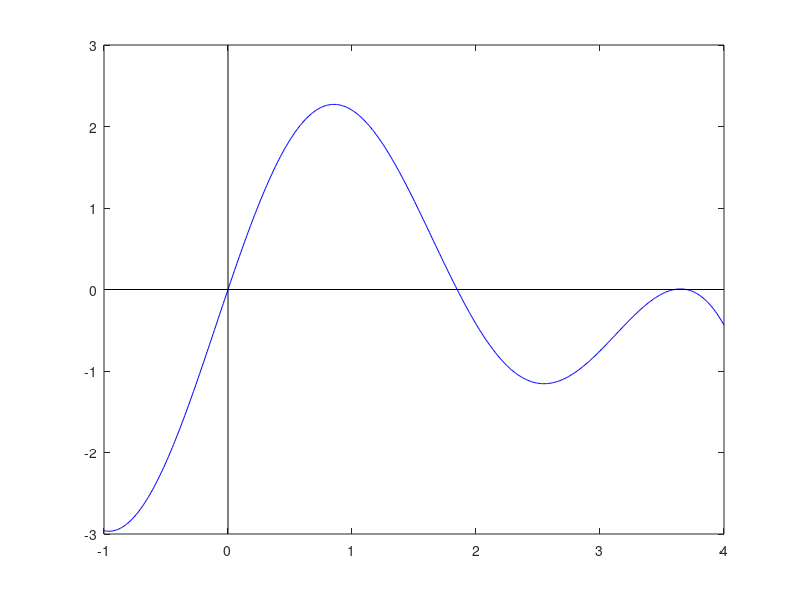

Write MATLAB code to recreate this figure.
from = -1;
to = 4;

xs = linspace(from, to, 500)
ys = sqrt(3) .* sin(1.7 .* xs) .* log(4.6 - xs)
plot(xs, ys, 'b');

% oktāvei ir netriviāli salikt koordinātu asis, ak
% yline(...)
% The ’yline’ function is not yet implemented in Octave.

hold on;
plot([from to], [0 0], 'k');
plot([0 0], [-3 3], 'k');
